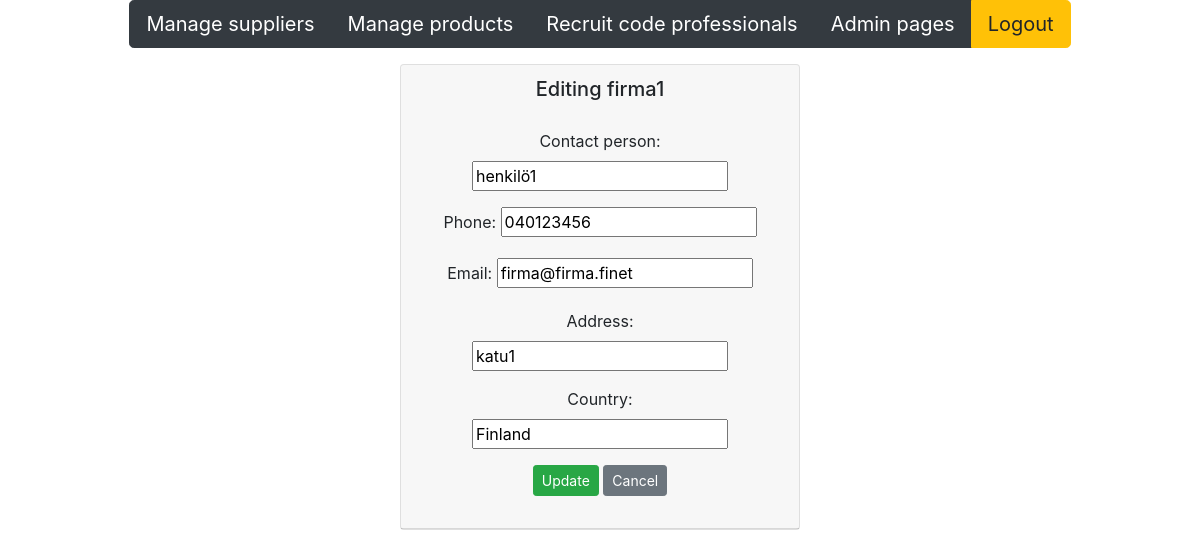
/edit-supplier-get/1/, run on an earlier commit of the app's database.
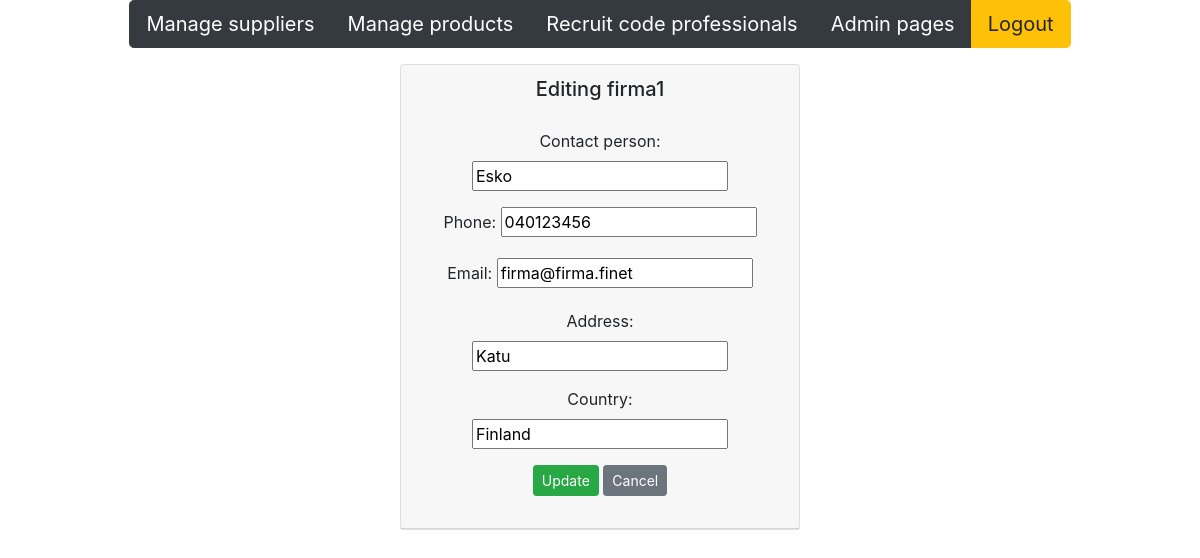
And on a later commit of the database.
### app/models.py (models this page shows, shortened)
class Supplier(models.Model):
    companyname = models.CharField(max_length = 50, default="firma")
    contactname = models.CharField(max_length = 50, default="firma")
    address = models.CharField(max_length = 100, default="firma")
    phone = models.CharField(max_length = 20, default="firma")
    email = models.CharField(max_length = 50, default="firma")
    country = models.CharField(max_length = 50, default="firma")

### app/views.py (the view)
# urls.py: path('edit-supplier-get/<int:id>/', edit_supplier_get),
def edit_supplier_get(request, id):
        supplier = Supplier.objects.get(id = id)
        context = {'supplier': supplier}
        return render (request,"edit_supplier.html",context)

### app/templates/edit_supplier.html (shortened to what this page needs)
{% extends 'index.html' %}
{% block content %}
<div class="card" style="width: 25rem;">
    <div class="card-header">
        <h5>Editing {{supplier.companyname}}</h5>
        <div class="card-body">
            <form method="post" action="/edit-supplier-post/{{supplier.id}}/">
                <div class="form-group">
                    <label>Contact person:</label>
                    <input type="text" name="contactname" value={{supplier.contactname}}>
                </div>
                <div class="form-group">
                    <label>Phone:</label>
                    <input type="number" name="phone" value={{supplier.phone}}>
                </div>
                <div class="form-group">
                    <label>Email:</label>
                    <input type="email" name="email" value={{supplier.email}}>
                </div>
                <div class="form-group">
                    <label>Address:</label>
                    <input type="text" name="address" value={{supplier.address}}>
                </div>
                <div class="form-group">
                    <label>Country:</label>
                    <input type="text" name="country" value={{supplier.country}}>
                </div>
                <input type="submit" value="Update" class="btn btn-success btn-sm">
                <input type="button" onclick="window.location.href='/suppliers'" id="hide-btn"
                    class="btn btn-secondary btn-sm" value="Cancel">
            </form>
        </div>
    </div>
</div>
{% endblock %}

What changed in the data, as far as the page shows it:
changed Supplier "firma1": address "katu1" → "Katu"; contactname "henkilö1" → (not shown)
Also different on the page:
form field contactname: (not shown) → "Esko"
